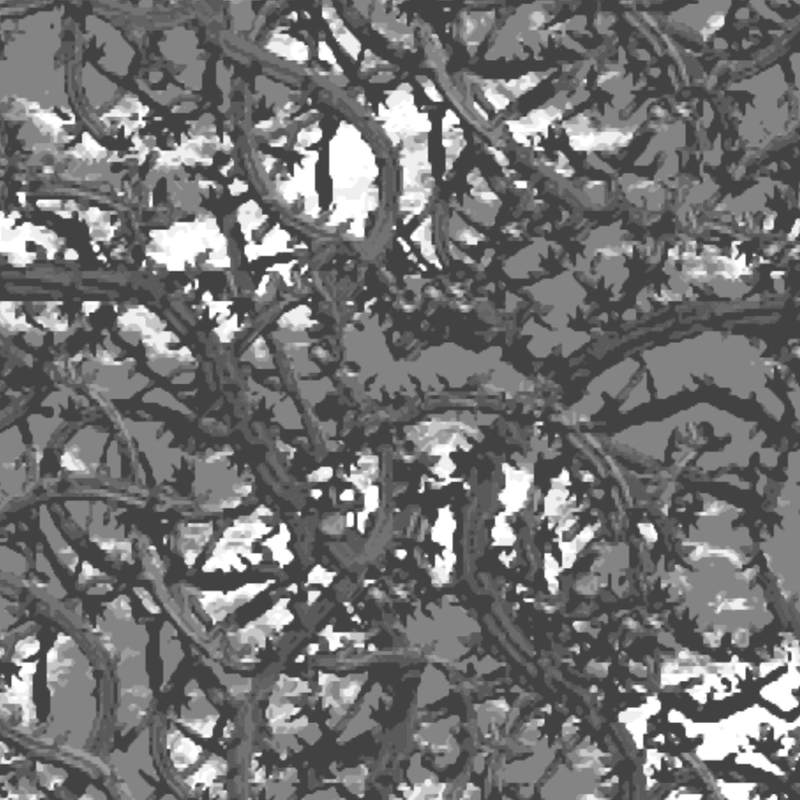
#> input picture images/gray.png, 800 x 800 px
$ python svd.py
#> lines starting #> are read from the running program, lines starting #| are printed output that depends on the picture; long printed decimals are rounded
import numpy as np
import itertools
import os, PIL, PIL.Image

script_dir = os.path.dirname(__file__)
rel_path = "images/gray.png"
abs_file_path = os.path.join(script_dir, rel_path)

rawImage = PIL.Image.open(abs_file_path)
#> rawImage is the input picture: PIL image 800x800 L; min 58, max 255, mean 114.8
rawImage.load()

A = np.asarray(rawImage)
Aherm = A.transpose() # Always real-valued, so transpose is fine
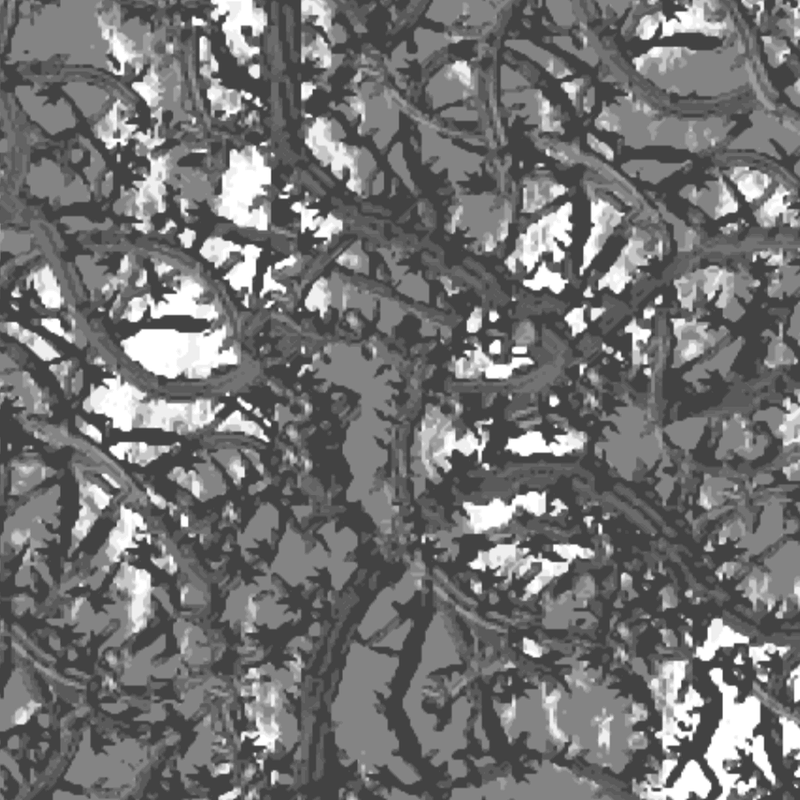
#> Aherm: shape (800, 800); min 58, max 255, mean 114.8
AstarA = np.matmul(Aherm, A)
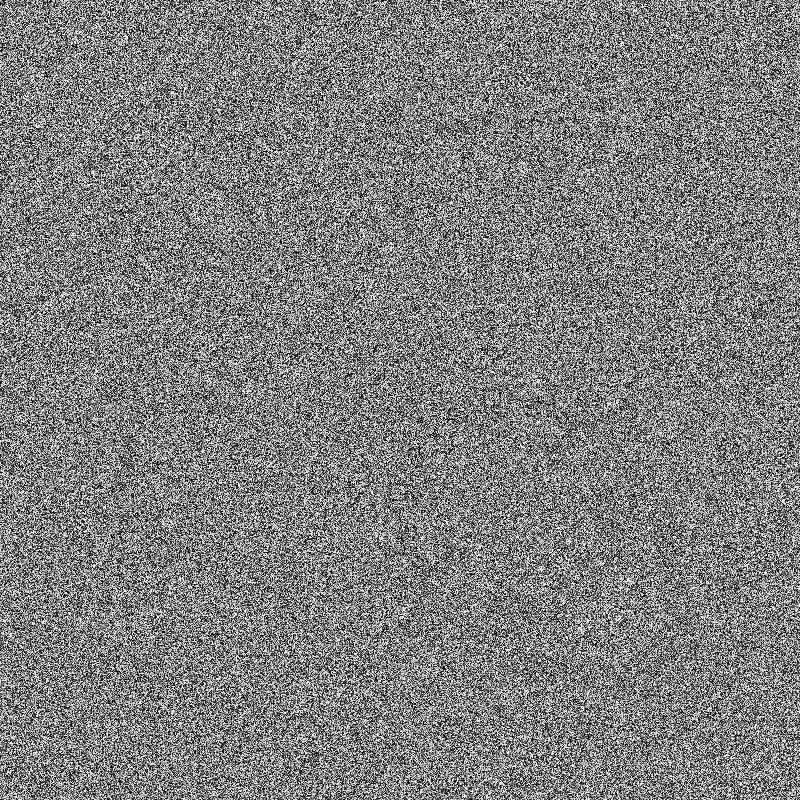
#> AstarA: shape (800, 800); min 0, max 255, mean 127.5

AstarA_eigenValues, AstarA_eigenVectors = np.linalg.eig(AstarA)
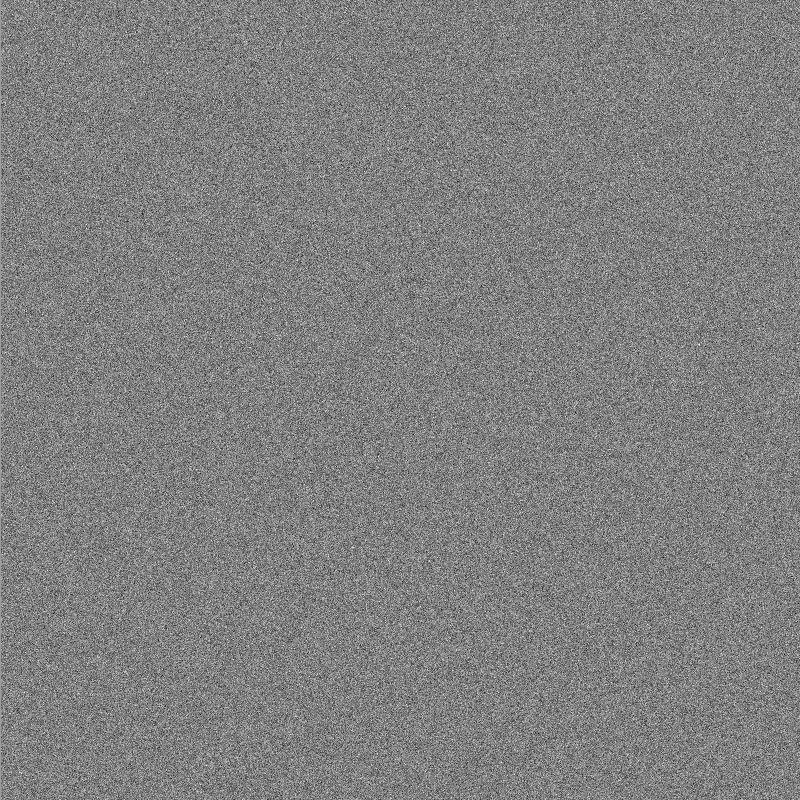
#> AstarA_eigenVectors: shape (800, 800) float64; min -0.16, max 0.157, mean 4.4e-05; drawn with min black and max white
#> AstarA_eigenValues = 800 values, max 102074.7 at index 0, min -4142.8 at index 34, mean 126.5

#for evalue in AstarA_eigenValues:
#    if evalue < 0:
#        print(evalue)

U, s, V = np.linalg.svd(A)
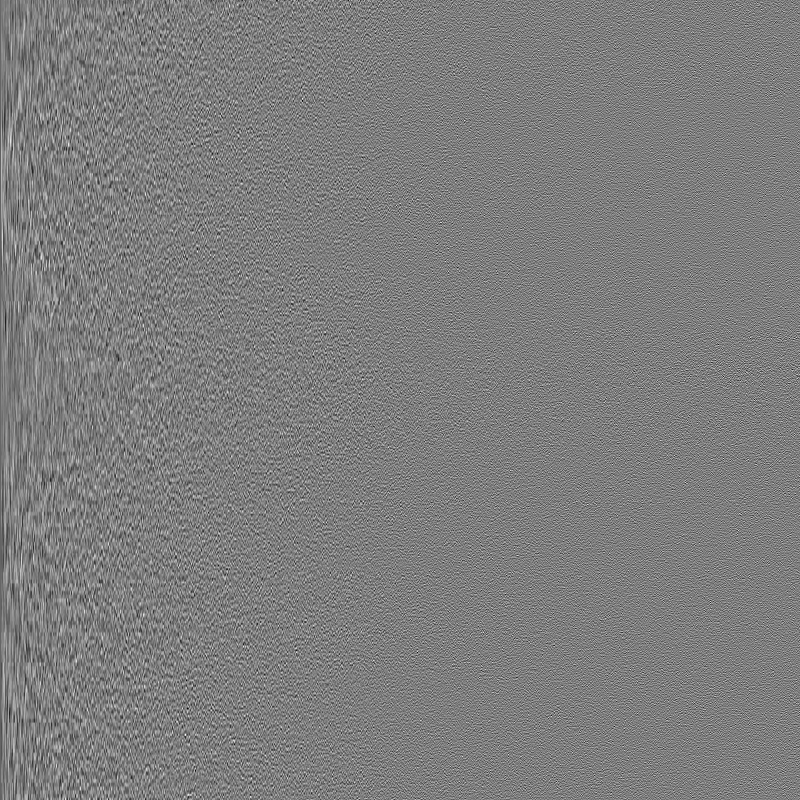
#> U: shape (800, 800) float64; min -0.181, max 0.185, mean -5.49e-05; drawn with min black and max white
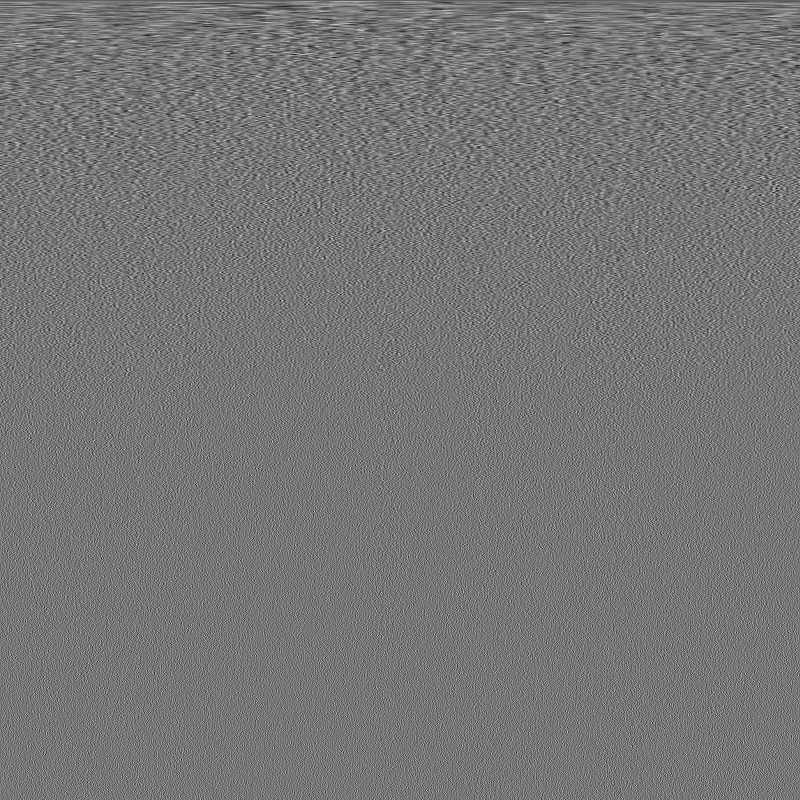
#> V: shape (800, 800) float64; min -0.185, max 0.213, mean -4.77e-05; drawn with min black and max white
#> s = 800 values, max 92579.4 at index 0, min 0.0184 at index 799, mean 607
S = np.diagflat(s)

Areconstructed = np.matmul(np.matmul(U, S), V).astype(int)

# Show comparison
print(A)
#> (printed output is left out)
print(Areconstructed)
#> (printed output is left out)

std = np.std(A-Areconstructed)
#> std = 0.48
print ("MSE:")
print(std**2)
#| 0.2309
